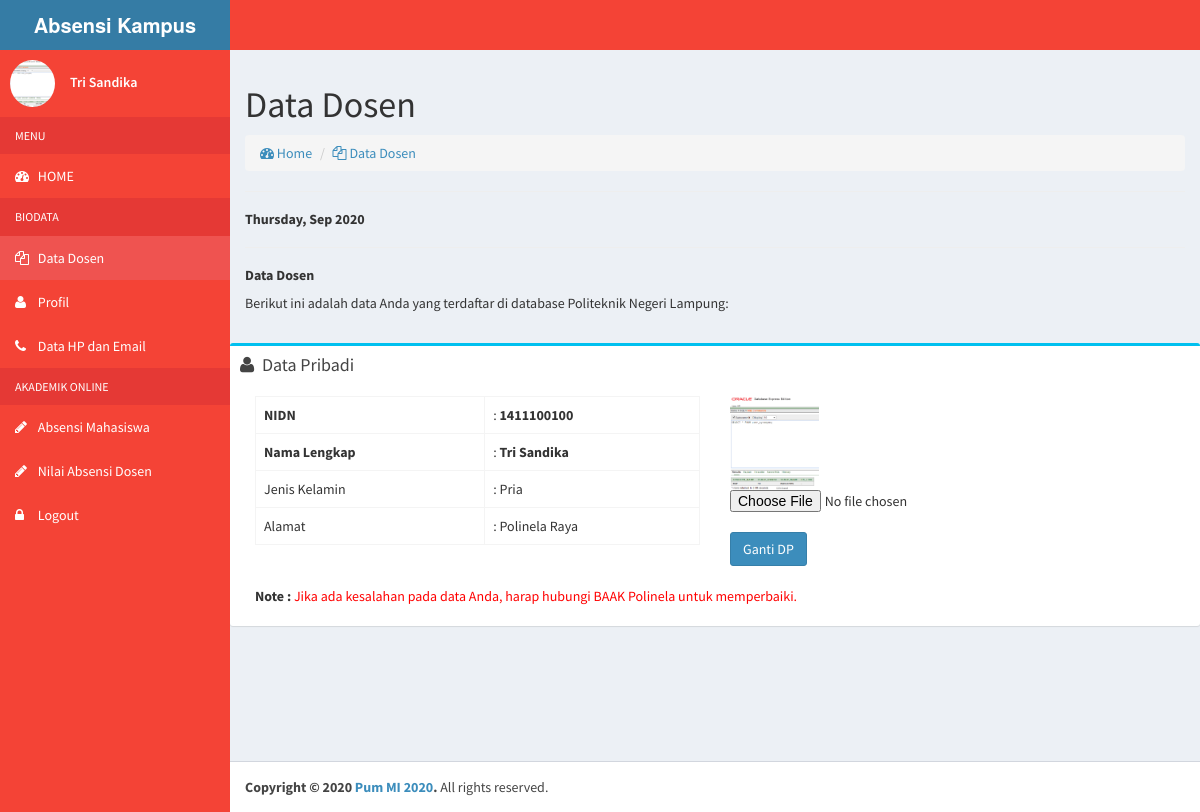
/dosen/index.php?page=2 (signed in), run on the app's committed database.
### tables this page shows
CREATE TABLE `dosen` (
  `nid` char(10) NOT NULL DEFAULT '',
  `nm_dosen` varchar(50) NOT NULL DEFAULT '',
  `jk` varchar(6) NOT NULL,
  `alamat` text NOT NULL,
  `telp_dosen` varchar(12) NOT NULL DEFAULT '',
  `password` varchar(255) NOT NULL,
  `email` varchar(30) NOT NULL,
  `foto` varchar(100) NOT NULL
);

### dosen/include/data_akademik.php (the view, shortened to what this page needs)
          <h1>
            Data Dosen
          </h1>
          <ol class="breadcrumb">
            <li><a href="#"><i class="fa fa-dashboard"></i> Home</a></li>
            <li><a href="#"><i class="fa fa-files-o"></i> Data Dosen</a></li>
          </ol>
<hr>
<h5><b><?php echo date("l, M Y"); ?></b></h5>
<hr>
<h5><b>Data Dosen</b></h5>
<p>Berikut ini adalah data Anda yang terdaftar di database Politeknik Negeri Lampung:
</p>
<br>
<?php
$query = "SELECT * FROM dosen where nid=$nid";
$sqli  = mysqli_query($conn,$query);
if ($sqli) {
	$data = mysqli_fetch_array($sqli);
}
?>
<div class="row">
	<div class="box box-info">
		<div class="box-header">
			 <i class="fa fa-user"></i>
             <h3 class="box-title">Data Pribadi</h3>
		</div>
		<div class="box-body">
			<div class="col-sm-6">
				<table class="table table-hover table-bordered table-stiped">
					<tr>
						<td><b>NIDN </b></td>
						<td>: <b><?php echo $data['nid']; ?></b></td>
					</tr>
					<tr>
						<td><b>Nama Lengkap</b></td>
						<td>: <b><?php echo $data['nm_dosen']; ?></b></td>
					</tr>
					<tr>
						<td>Jenis Kelamin</td>
						<td>: <?php echo $data['jk']; ?></td>
					</tr>
					<tr>
						<td>Alamat</td>
						<td>: <?php echo $data['alamat']; ?></td>
					</tr>
				</table>
			</div>
			<div class="col-sm-6">
				<form action="" method="post" enctype="multipart/form-data">
					<img src="
					<?php
						if ($data['foto']=='') {
							echo 'images/dp.png';
						}else{
							echo "images/$data[foto]";
						}
					?>
					" alt="<?php echo $data['nm_dosen'];?>" title="<?php echo $data['nm_dosen'];?>" class="img-rounded" id="dp" width="20%" height="auto">
					<input type="file" name="dp" onchange="readURL(this);"><br>
					<button class="btn btn-primary" name="upload">Ganti DP</button>
				</form>
			</div>
			<div class="col-sm-12" style="margin-top:20px;">
				<p><b>Note : </b><font color="red">Jika ada kesalahan pada data Anda, harap hubungi BAAK Polinela untuk memperbaiki.</font></p>
			</div>
		</div>
	</div>
</div>

### dosen/index.php (shortened to what this page needs)
<?php
      include "../koneksi/koneksi.php";
      $nid = $_SESSION['dosen'];
      $query = mysqli_query($conn,"SELECT * FROM dosen where nid=$nid");
      if ($query) {
        $data = mysqli_fetch_array($query);
      }
                $active1 = "";
                $active2 = "";
                $active3 = "";
                $active4 = "";
                $active5 = "";
                $active6 = "";
                $includeVal = "";
                if (isset($_GET['page'])) {
                    $page = $_GET['page'];
                    switch ($page) {
                    case '2':
                      $includeVal = "include/data_akademik.php";
                      $active2 = "active";
                      break;
                  }
                }else{
                  $active1 = "active";
                  $includeVal = "include/home.php";
                }
?>
<!DOCTYPE html>
<html>
  <head>
    <link rel="stylesheet" href="../bootstrap/css/bootstrap.min.css">
    <link rel="stylesheet" href="../font/css/font-awesome.min.css">
    <link rel="stylesheet" href="https://code.ionicframework.com/ionicons/2.0.1/css/ionicons.min.css">
    <link rel="stylesheet" href="../dist/css/AdminLTE.min.css">
    <link rel="stylesheet" href="../dist/css/skins/_all-skins.min.css">
    <link rel="stylesheet" href="../plugins/datatables/jquery.dataTables.css">
    <link rel="stylesheet" href="../plugins/iCheck/flat/blue.css">
    <link rel="stylesheet" href="../plugins/morris/morris.css">
    <link rel="stylesheet" href="../plugins/jvectormap/jquery-jvectormap-1.2.2.css">
    <link rel="stylesheet" href="../plugins/datepicker/datepicker3.css">
    <link rel="stylesheet" href="../plugins/daterangepicker/daterangepicker-bs3.css">
    <link rel="stylesheet" href="../plugins/bootstrap-wysihtml5/bootstrap3-wysihtml5.min.css">
  </head>
  <body class="hold-transition skin-blue sidebar-mini">
    <div class="wrapper">
      <header class="main-header">
        <a href="index2.html" class="logo">
          <span class="logo-lg"><b>Absensi Kampus </b></span>
        </a>
        <nav class="navbar navbar-static-top" role="navigation">
        </nav>
      </header>
      <aside class="main-sidebar">
        <section class="sidebar">
          <div class="user-panel">
            <div class="pull-left image">
              <img src="<?php
            if ($data['foto']=='') {
              echo 'images/dp.png';
            }else{
              echo "images/$data[foto]";
            }
          ?>" class="img-circle" alt="$data['nm_dosen']">
            </div>
            <div class="pull-left info">
              <p><?php echo $data['nm_dosen']; ?></p>
            </div>
          </div>
          <ul class="sidebar-menu">
            <li class="header">MENU</li>
            <li class="<?php echo $active1; ?> treeview">
              <a href="index.php?page=1">
                <i class="fa fa-dashboard"></i> <span>HOME</span></i>
              </a>
            </li>
            <li class="header">BIODATA</li>
            <li class="<?php echo $active2; ?> treeview">
              <a href="index.php?page=2">
                <i class="fa fa-files-o"></i>
                <span>Data Dosen</span>
              </a>
            </li>
            <li class="<?php echo $active3; ?> treeview">
              <a href="index.php?page=3">
                <i class="fa fa-user"></i> <span>Profil</span>
              </a>
            </li>
            <li class="<?php echo $active4; ?> treeview">
              <a href="index.php?page=4">
                <i class="fa fa-phone"></i>
                <span>Data HP dan Email</span>
              </a>
            </li>
            <li class="header">AKADEMIK ONLINE</li>
            <li class="<?php echo $active5; ?> treeview">
              <a href="index.php?page=5">
                <i class="fa fa-pencil"></i> <span>Absensi Mahasiswa</span>
              </a>
            </li>
            <li class="<?php echo $active6; ?> treeview">
              <a href="index.php?page=16">
                <i class="fa fa-pencil"></i> <span>Nilai Absensi Dosen</span>
              </a>
            </li>
            <li class="treeview">
              <a href="logout.php">
                <i class="fa fa-lock"></i> <span>Logout</span>
              </a>
            </li>
          </ul>
        </section>
      </aside>
      <div class="content-wrapper">
        <section class="content">
          <div class="row">
            <section class="col-lg-12 connectedSortable">
              <?php
                include "$includeVal";
              ?>
            </section>
            <section class="col-lg-5 connectedSortable">
            </section>
          </div>
        </section>
      </div>
      <footer class="main-footer">
        <strong>Copyright &copy; 2020 <a href="polinela.ac.id">Pum MI 2020</a>.</strong> All rights reserved.
      </footer>
  </body>
</html>

### dosen/index.php (style rules this page uses)
.skin-blue .main-header .navbar { background-color: #F44336; }
.skin-blue .main-header .logo { background-color: #E53935; color: #fff; border-bottom: 0 solid transparent; }
.skin-blue .sidebar-menu>li:hover>a, .skin-blue .sidebar-menu>li.active>a { color: #fff; background: #EF5350; border-left-color: #3c8dbc; }
.skin-blue .wrapper, .skin-blue .main-sidebar, .skin-blue .left-side { background-color: #F44336; }
.skin-blue .sidebar a { color: #fff; }
.skin-blue .sidebar-menu>li.header { color: #fff; background: #E53935; }
.skin-blue .sidebar-menu>li>a { border-left: 0px solid transparent; }
.user-panel>.info { padding-top: 15px; }

### data on the page
dosen: foto (picture), nm_dosen "Tri Sandika", nid "1411100100", jk "Pria", alamat "Polinela Raya"
